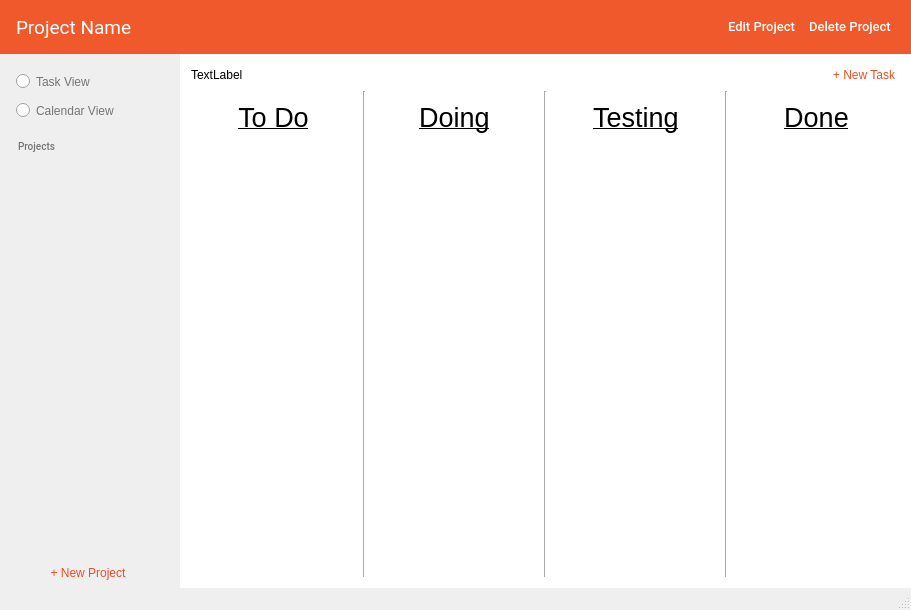
<?xml version="1.0" encoding="UTF-8"?>
<ui version="4.0">
 <class>MainWindow</class>
 <widget class="QMainWindow" name="MainWindow">
  <property name="geometry">
   <rect>
    <x>0</x>
    <y>0</y>
    <width>911</width>
    <height>610</height>
   </rect>
  </property>
  <property name="windowTitle">
   <string>MainWindow</string>
  </property>
  <widget class="QWidget" name="centralWidget">
   <property name="font">
    <font>
     <family>Roboto</family>
    </font>
   </property>
   <property name="autoFillBackground">
    <bool>false</bool>
   </property>
   <layout class="QGridLayout" name="gridLayout_2">
    <property name="leftMargin">
     <number>0</number>
    </property>
    <property name="topMargin">
     <number>0</number>
    </property>
    <property name="rightMargin">
     <number>0</number>
    </property>
    <property name="bottomMargin">
     <number>0</number>
    </property>
    <property name="spacing">
     <number>0</number>
    </property>
    <item row="1" column="0">
     <widget class="QFrame" name="frame">
      <property name="minimumSize">
       <size>
        <width>180</width>
        <height>0</height>
       </size>
      </property>
      <property name="maximumSize">
       <size>
        <width>170</width>
        <height>16777215</height>
       </size>
      </property>
      <property name="palette">
       <palette>
        <active>
         <colorrole role="Base">
          <brush brushstyle="SolidPattern">
           <color alpha="255">
            <red>255</red>
            <green>255</green>
            <blue>255</blue>
           </color>
          </brush>
         </colorrole>
         <colorrole role="Window">
          <brush brushstyle="SolidPattern">
           <color alpha="255">
            <red>247</red>
            <green>247</green>
            <blue>247</blue>
           </color>
          </brush>
         </colorrole>
        </active>
        <inactive>
         <colorrole role="Base">
          <brush brushstyle="SolidPattern">
           <color alpha="255">
            <red>255</red>
            <green>255</green>
            <blue>255</blue>
           </color>
          </brush>
         </colorrole>
         <colorrole role="Window">
          <brush brushstyle="SolidPattern">
           <color alpha="255">
            <red>247</red>
            <green>247</green>
            <blue>247</blue>
           </color>
          </brush>
         </colorrole>
        </inactive>
        <disabled>
         <colorrole role="Base">
          <brush brushstyle="SolidPattern">
           <color alpha="255">
            <red>247</red>
            <green>247</green>
            <blue>247</blue>
           </color>
          </brush>
         </colorrole>
         <colorrole role="Window">
          <brush brushstyle="SolidPattern">
           <color alpha="255">
            <red>247</red>
            <green>247</green>
            <blue>247</blue>
           </color>
          </brush>
         </colorrole>
        </disabled>
       </palette>
      </property>
      <property name="acceptDrops">
       <bool>false</bool>
      </property>
      <property name="autoFillBackground">
       <bool>false</bool>
      </property>
      <property name="styleSheet">
       <string notr="true">border:none;</string>
      </property>
      <property name="frameShape">
       <enum>QFrame::StyledPanel</enum>
      </property>
      <property name="frameShadow">
       <enum>QFrame::Raised</enum>
      </property>
      <layout class="QVBoxLayout" name="verticalLayout">
       <property name="leftMargin">
        <number>16</number>
       </property>
       <property name="topMargin">
        <number>16</number>
       </property>
       <property name="rightMargin">
        <number>16</number>
       </property>
       <property name="bottomMargin">
        <number>0</number>
       </property>
       <item>
        <widget class="QGroupBox" name="groupBox">
         <property name="styleSheet">
          <string notr="true">border:none;</string>
         </property>
         <property name="title">
          <string/>
         </property>
         <layout class="QVBoxLayout" name="verticalLayout_2">
          <property name="leftMargin">
           <number>0</number>
          </property>
          <property name="topMargin">
           <number>0</number>
          </property>
          <property name="rightMargin">
           <number>0</number>
          </property>
          <property name="bottomMargin">
           <number>0</number>
          </property>
          <item>
           <widget class="QRadioButton" name="tasksViewButton">
            <property name="styleSheet">
             <string notr="true">border:none;
Text-align:left;
font-family:&quot;Roboto Medium&quot;;
font-size:12px;
margin-top:4px;
margin-bottom:4px;
color:rgb(117, 117, 117);</string>
            </property>
            <property name="text">
             <string>Task View</string>
            </property>
           </widget>
          </item>
          <item>
           <widget class="QRadioButton" name="calendarViewButton">
            <property name="styleSheet">
             <string notr="true">border:none;
Text-align:left;
font-family:&quot;Roboto Medium&quot;;
font-size:12px;
margin-top:4px;
margin-bottom:4px;
color:rgb(117, 117, 117);</string>
            </property>
            <property name="text">
             <string>Calendar View</string>
            </property>
           </widget>
          </item>
         </layout>
        </widget>
       </item>
       <item>
        <widget class="Line" name="line_2">
         <property name="minimumSize">
          <size>
           <width>0</width>
           <height>4</height>
          </size>
         </property>
         <property name="lineWidth">
          <number>0</number>
         </property>
         <property name="orientation">
          <enum>Qt::Vertical</enum>
         </property>
        </widget>
       </item>
       <item>
        <widget class="QLabel" name="projectsLabel">
         <property name="font">
          <font>
           <family>Roboto Medium</family>
           <pointsize>-1</pointsize>
          </font>
         </property>
         <property name="styleSheet">
          <string notr="true">border:none;
Text-align:left;
font-family:&quot;Roboto Medium&quot;;
font-size:10px;
margin-top:2px;
margin-bottom:2px;
color:rgb(117, 117, 117);</string>
         </property>
         <property name="text">
          <string>Projects</string>
         </property>
        </widget>
       </item>
       <item>
        <widget class="Line" name="line">
         <property name="autoFillBackground">
          <bool>false</bool>
         </property>
         <property name="styleSheet">
          <string notr="true">color:rgb(211, 211, 211);</string>
         </property>
         <property name="frameShadow">
          <enum>QFrame::Plain</enum>
         </property>
         <property name="orientation">
          <enum>Qt::Horizontal</enum>
         </property>
        </widget>
       </item>
       <item>
        <widget class="QListView" name="projectsList">
         <property name="autoFillBackground">
          <bool>false</bool>
         </property>
         <property name="styleSheet">
          <string notr="true">border:none; background-color: transparent;</string>
         </property>
        </widget>
       </item>
       <item>
        <widget class="QPushButton" name="newProjectButton">
         <property name="styleSheet">
          <string notr="true">border:none;
color:rgb(236, 77, 37);
margin-right: 8px;
margin-left: 4px;
margin-top: 8px;
margin-bottom: 8px;</string>
         </property>
         <property name="text">
          <string>+ New Project</string>
         </property>
        </widget>
       </item>
      </layout>
     </widget>
    </item>
    <item row="0" column="0" colspan="2">
     <widget class="QWidget" name="horizontalWidget" native="true">
      <property name="palette">
       <palette>
        <active>
         <colorrole role="WindowText">
          <brush brushstyle="SolidPattern">
           <color alpha="255">
            <red>255</red>
            <green>255</green>
            <blue>255</blue>
           </color>
          </brush>
         </colorrole>
         <colorrole role="Button">
          <brush brushstyle="SolidPattern">
           <color alpha="255">
            <red>240</red>
            <green>89</green>
            <blue>43</blue>
           </color>
          </brush>
         </colorrole>
         <colorrole role="Light">
          <brush brushstyle="SolidPattern">
           <color alpha="255">
            <red>255</red>
            <green>213</green>
            <blue>127</blue>
           </color>
          </brush>
         </colorrole>
         <colorrole role="Midlight">
          <brush brushstyle="SolidPattern">
           <color alpha="255">
            <red>255</red>
            <green>191</green>
            <blue>63</blue>
           </color>
          </brush>
         </colorrole>
         <colorrole role="Dark">
          <brush brushstyle="SolidPattern">
           <color alpha="255">
            <red>127</red>
            <green>85</green>
            <blue>0</blue>
           </color>
          </brush>
         </colorrole>
         <colorrole role="Mid">
          <brush brushstyle="SolidPattern">
           <color alpha="255">
            <red>170</red>
            <green>113</green>
            <blue>0</blue>
           </color>
          </brush>
         </colorrole>
         <colorrole role="Text">
          <brush brushstyle="SolidPattern">
           <color alpha="255">
            <red>255</red>
            <green>255</green>
            <blue>255</blue>
           </color>
          </brush>
         </colorrole>
         <colorrole role="BrightText">
          <brush brushstyle="SolidPattern">
           <color alpha="255">
            <red>255</red>
            <green>255</green>
            <blue>255</blue>
           </color>
          </brush>
         </colorrole>
         <colorrole role="ButtonText">
          <brush brushstyle="SolidPattern">
           <color alpha="255">
            <red>255</red>
            <green>255</green>
            <blue>255</blue>
           </color>
          </brush>
         </colorrole>
         <colorrole role="Base">
          <brush brushstyle="SolidPattern">
           <color alpha="255">
            <red>240</red>
            <green>89</green>
            <blue>43</blue>
           </color>
          </brush>
         </colorrole>
         <colorrole role="Window">
          <brush brushstyle="SolidPattern">
           <color alpha="255">
            <red>240</red>
            <green>89</green>
            <blue>43</blue>
           </color>
          </brush>
         </colorrole>
         <colorrole role="Shadow">
          <brush brushstyle="SolidPattern">
           <color alpha="255">
            <red>0</red>
            <green>0</green>
            <blue>0</blue>
           </color>
          </brush>
         </colorrole>
         <colorrole role="AlternateBase">
          <brush brushstyle="SolidPattern">
           <color alpha="255">
            <red>255</red>
            <green>212</green>
            <blue>127</blue>
           </color>
          </brush>
         </colorrole>
         <colorrole role="ToolTipBase">
          <brush brushstyle="SolidPattern">
           <color alpha="255">
            <red>255</red>
            <green>255</green>
            <blue>220</blue>
           </color>
          </brush>
         </colorrole>
         <colorrole role="ToolTipText">
          <brush brushstyle="SolidPattern">
           <color alpha="255">
            <red>0</red>
            <green>0</green>
            <blue>0</blue>
           </color>
          </brush>
         </colorrole>
        </active>
        <inactive>
         <colorrole role="WindowText">
          <brush brushstyle="SolidPattern">
           <color alpha="255">
            <red>255</red>
            <green>255</green>
            <blue>255</blue>
           </color>
          </brush>
         </colorrole>
         <colorrole role="Button">
          <brush brushstyle="SolidPattern">
           <color alpha="255">
            <red>240</red>
            <green>89</green>
            <blue>43</blue>
           </color>
          </brush>
         </colorrole>
         <colorrole role="Light">
          <brush brushstyle="SolidPattern">
           <color alpha="255">
            <red>255</red>
            <green>213</green>
            <blue>127</blue>
           </color>
          </brush>
         </colorrole>
         <colorrole role="Midlight">
          <brush brushstyle="SolidPattern">
           <color alpha="255">
            <red>255</red>
            <green>191</green>
            <blue>63</blue>
           </color>
          </brush>
         </colorrole>
         <colorrole role="Dark">
          <brush brushstyle="SolidPattern">
           <color alpha="255">
            <red>127</red>
            <green>85</green>
            <blue>0</blue>
           </color>
          </brush>
         </colorrole>
         <colorrole role="Mid">
          <brush brushstyle="SolidPattern">
           <color alpha="255">
            <red>170</red>
            <green>113</green>
            <blue>0</blue>
           </color>
          </brush>
         </colorrole>
         <colorrole role="Text">
          <brush brushstyle="SolidPattern">
           <color alpha="255">
            <red>255</red>
            <green>255</green>
            <blue>255</blue>
           </color>
          </brush>
         </colorrole>
         <colorrole role="BrightText">
          <brush brushstyle="SolidPattern">
           <color alpha="255">
            <red>255</red>
            <green>255</green>
            <blue>255</blue>
           </color>
          </brush>
         </colorrole>
         <colorrole role="ButtonText">
          <brush brushstyle="SolidPattern">
           <color alpha="255">
            <red>255</red>
            <green>255</green>
            <blue>255</blue>
           </color>
          </brush>
         </colorrole>
         <colorrole role="Base">
          <brush brushstyle="SolidPattern">
           <color alpha="255">
            <red>240</red>
            <green>89</green>
            <blue>43</blue>
           </color>
          </brush>
         </colorrole>
         <colorrole role="Window">
          <brush brushstyle="SolidPattern">
           <color alpha="255">
            <red>240</red>
            <green>89</green>
            <blue>43</blue>
           </color>
          </brush>
         </colorrole>
         <colorrole role="Shadow">
          <brush brushstyle="SolidPattern">
           <color alpha="255">
            <red>0</red>
            <green>0</green>
            <blue>0</blue>
           </color>
          </brush>
         </colorrole>
         <colorrole role="AlternateBase">
          <brush brushstyle="SolidPattern">
           <color alpha="255">
            <red>255</red>
            <green>212</green>
            <blue>127</blue>
           </color>
          </brush>
         </colorrole>
         <colorrole role="ToolTipBase">
          <brush brushstyle="SolidPattern">
           <color alpha="255">
            <red>255</red>
            <green>255</green>
            <blue>220</blue>
           </color>
          </brush>
         </colorrole>
         <colorrole role="ToolTipText">
          <brush brushstyle="SolidPattern">
           <color alpha="255">
            <red>0</red>
            <green>0</green>
            <blue>0</blue>
           </color>
          </brush>
         </colorrole>
        </inactive>
        <disabled>
         <colorrole role="WindowText">
          <brush brushstyle="SolidPattern">
           <color alpha="255">
            <red>255</red>
            <green>255</green>
            <blue>255</blue>
           </color>
          </brush>
         </colorrole>
         <colorrole role="Button">
          <brush brushstyle="SolidPattern">
           <color alpha="255">
            <red>240</red>
            <green>89</green>
            <blue>43</blue>
           </color>
          </brush>
         </colorrole>
         <colorrole role="Light">
          <brush brushstyle="SolidPattern">
           <color alpha="255">
            <red>255</red>
            <green>213</green>
            <blue>127</blue>
           </color>
          </brush>
         </colorrole>
         <colorrole role="Midlight">
          <brush brushstyle="SolidPattern">
           <color alpha="255">
            <red>255</red>
            <green>191</green>
            <blue>63</blue>
           </color>
          </brush>
         </colorrole>
         <colorrole role="Dark">
          <brush brushstyle="SolidPattern">
           <color alpha="255">
            <red>127</red>
            <green>85</green>
            <blue>0</blue>
           </color>
          </brush>
         </colorrole>
         <colorrole role="Mid">
          <brush brushstyle="SolidPattern">
           <color alpha="255">
            <red>170</red>
            <green>113</green>
            <blue>0</blue>
           </color>
          </brush>
         </colorrole>
         <colorrole role="Text">
          <brush brushstyle="SolidPattern">
           <color alpha="255">
            <red>255</red>
            <green>255</green>
            <blue>255</blue>
           </color>
          </brush>
         </colorrole>
         <colorrole role="BrightText">
          <brush brushstyle="SolidPattern">
           <color alpha="255">
            <red>255</red>
            <green>255</green>
            <blue>255</blue>
           </color>
          </brush>
         </colorrole>
         <colorrole role="ButtonText">
          <brush brushstyle="SolidPattern">
           <color alpha="255">
            <red>255</red>
            <green>255</green>
            <blue>255</blue>
           </color>
          </brush>
         </colorrole>
         <colorrole role="Base">
          <brush brushstyle="SolidPattern">
           <color alpha="255">
            <red>240</red>
            <green>89</green>
            <blue>43</blue>
           </color>
          </brush>
         </colorrole>
         <colorrole role="Window">
          <brush brushstyle="SolidPattern">
           <color alpha="255">
            <red>240</red>
            <green>89</green>
            <blue>43</blue>
           </color>
          </brush>
         </colorrole>
         <colorrole role="Shadow">
          <brush brushstyle="SolidPattern">
           <color alpha="255">
            <red>0</red>
            <green>0</green>
            <blue>0</blue>
           </color>
          </brush>
         </colorrole>
         <colorrole role="AlternateBase">
          <brush brushstyle="SolidPattern">
           <color alpha="255">
            <red>255</red>
            <green>170</green>
            <blue>0</blue>
           </color>
          </brush>
         </colorrole>
         <colorrole role="ToolTipBase">
          <brush brushstyle="SolidPattern">
           <color alpha="255">
            <red>255</red>
            <green>255</green>
            <blue>220</blue>
           </color>
          </brush>
         </colorrole>
         <colorrole role="ToolTipText">
          <brush brushstyle="SolidPattern">
           <color alpha="255">
            <red>0</red>
            <green>0</green>
            <blue>0</blue>
           </color>
          </brush>
         </colorrole>
        </disabled>
       </palette>
      </property>
      <property name="layoutDirection">
       <enum>Qt::LeftToRight</enum>
      </property>
      <property name="autoFillBackground">
       <bool>false</bool>
      </property>
      <property name="styleSheet">
       <string notr="true">background-color:rgb(240, 89, 43);
color:rgb(255, 255, 255);</string>
      </property>
      <layout class="QHBoxLayout" name="horizontalLayout">
       <property name="leftMargin">
        <number>16</number>
       </property>
       <property name="rightMargin">
        <number>16</number>
       </property>
       <item>
        <widget class="QLabel" name="ProjectNameLabel">
         <property name="minimumSize">
          <size>
           <width>0</width>
           <height>32</height>
          </size>
         </property>
         <property name="font">
          <font>
           <family>Roboto</family>
           <pointsize>14</pointsize>
          </font>
         </property>
         <property name="text">
          <string>Project Name</string>
         </property>
        </widget>
       </item>
       <item>
        <spacer name="horizontalSpacer">
         <property name="orientation">
          <enum>Qt::Horizontal</enum>
         </property>
         <property name="sizeHint" stdset="0">
          <size>
           <width>40</width>
           <height>20</height>
          </size>
         </property>
        </spacer>
       </item>
       <item>
        <widget class="QPushButton" name="editProjectButton">
         <property name="font">
          <font>
           <family>Roboto Medium</family>
           <pointsize>10</pointsize>
          </font>
         </property>
         <property name="styleSheet">
          <string notr="true">border:none;
color:rgb(255, 255, 255);
margin-left:4px;
margin-right:4px;</string>
         </property>
         <property name="text">
          <string>Edit Project</string>
         </property>
        </widget>
       </item>
       <item>
        <widget class="QPushButton" name="deleteProjectButton">
         <property name="font">
          <font>
           <family>Roboto Medium</family>
           <pointsize>10</pointsize>
          </font>
         </property>
         <property name="autoFillBackground">
          <bool>false</bool>
         </property>
         <property name="styleSheet">
          <string notr="true">border:none;
color:rgb(255, 255, 255);
margin-left:4px;
margin-right:4px;</string>
         </property>
         <property name="text">
          <string>Delete Project</string>
         </property>
         <property name="checkable">
          <bool>false</bool>
         </property>
        </widget>
       </item>
      </layout>
     </widget>
    </item>
    <item row="1" column="1">
     <widget class="QStackedWidget" name="stackedWidget">
      <property name="palette">
       <palette>
        <active>
         <colorrole role="WindowText">
          <brush brushstyle="SolidPattern">
           <color alpha="255">
            <red>0</red>
            <green>0</green>
            <blue>0</blue>
           </color>
          </brush>
         </colorrole>
         <colorrole role="Button">
          <brush brushstyle="SolidPattern">
           <color alpha="255">
            <red>255</red>
            <green>255</green>
            <blue>255</blue>
           </color>
          </brush>
         </colorrole>
         <colorrole role="Light">
          <brush brushstyle="SolidPattern">
           <color alpha="255">
            <red>255</red>
            <green>255</green>
            <blue>255</blue>
           </color>
          </brush>
         </colorrole>
         <colorrole role="Midlight">
          <brush brushstyle="SolidPattern">
           <color alpha="255">
            <red>255</red>
            <green>255</green>
            <blue>255</blue>
           </color>
          </brush>
         </colorrole>
         <colorrole role="Dark">
          <brush brushstyle="SolidPattern">
           <color alpha="255">
            <red>127</red>
            <green>127</green>
            <blue>127</blue>
           </color>
          </brush>
         </colorrole>
         <colorrole role="Mid">
          <brush brushstyle="SolidPattern">
           <color alpha="255">
            <red>170</red>
            <green>170</green>
            <blue>170</blue>
           </color>
          </brush>
         </colorrole>
         <colorrole role="Text">
          <brush brushstyle="SolidPattern">
           <color alpha="255">
            <red>0</red>
            <green>0</green>
            <blue>0</blue>
           </color>
          </brush>
         </colorrole>
         <colorrole role="BrightText">
          <brush brushstyle="SolidPattern">
           <color alpha="255">
            <red>255</red>
            <green>255</green>
            <blue>255</blue>
           </color>
          </brush>
         </colorrole>
         <colorrole role="ButtonText">
          <brush brushstyle="SolidPattern">
           <color alpha="255">
            <red>0</red>
            <green>0</green>
            <blue>0</blue>
           </color>
          </brush>
         </colorrole>
         <colorrole role="Base">
          <brush brushstyle="SolidPattern">
           <color alpha="255">
            <red>255</red>
            <green>255</green>
            <blue>255</blue>
           </color>
          </brush>
         </colorrole>
         <colorrole role="Window">
          <brush brushstyle="SolidPattern">
           <color alpha="255">
            <red>255</red>
            <green>255</green>
            <blue>255</blue>
           </color>
          </brush>
         </colorrole>
         <colorrole role="Shadow">
          <brush brushstyle="SolidPattern">
           <color alpha="255">
            <red>0</red>
            <green>0</green>
            <blue>0</blue>
           </color>
          </brush>
         </colorrole>
         <colorrole role="AlternateBase">
          <brush brushstyle="SolidPattern">
           <color alpha="255">
            <red>255</red>
            <green>255</green>
            <blue>255</blue>
           </color>
          </brush>
         </colorrole>
         <colorrole role="ToolTipBase">
          <brush brushstyle="SolidPattern">
           <color alpha="255">
            <red>255</red>
            <green>255</green>
            <blue>220</blue>
           </color>
          </brush>
         </colorrole>
         <colorrole role="ToolTipText">
          <brush brushstyle="SolidPattern">
           <color alpha="255">
            <red>0</red>
            <green>0</green>
            <blue>0</blue>
           </color>
          </brush>
         </colorrole>
        </active>
        <inactive>
         <colorrole role="WindowText">
          <brush brushstyle="SolidPattern">
           <color alpha="255">
            <red>0</red>
            <green>0</green>
            <blue>0</blue>
           </color>
          </brush>
         </colorrole>
         <colorrole role="Button">
          <brush brushstyle="SolidPattern">
           <color alpha="255">
            <red>255</red>
            <green>255</green>
            <blue>255</blue>
           </color>
          </brush>
         </colorrole>
         <colorrole role="Light">
          <brush brushstyle="SolidPattern">
           <color alpha="255">
            <red>255</red>
            <green>255</green>
            <blue>255</blue>
           </color>
          </brush>
         </colorrole>
         <colorrole role="Midlight">
          <brush brushstyle="SolidPattern">
           <color alpha="255">
            <red>255</red>
            <green>255</green>
            <blue>255</blue>
           </color>
          </brush>
         </colorrole>
         <colorrole role="Dark">
          <brush brushstyle="SolidPattern">
           <color alpha="255">
            <red>127</red>
            <green>127</green>
            <blue>127</blue>
           </color>
          </brush>
         </colorrole>
         <colorrole role="Mid">
          <brush brushstyle="SolidPattern">
           <color alpha="255">
            <red>170</red>
            <green>170</green>
            <blue>170</blue>
           </color>
          </brush>
         </colorrole>
         <colorrole role="Text">
          <brush brushstyle="SolidPattern">
           <color alpha="255">
            <red>0</red>
            <green>0</green>
            <blue>0</blue>
           </color>
          </brush>
         </colorrole>
         <colorrole role="BrightText">
          <brush brushstyle="SolidPattern">
           <color alpha="255">
            <red>255</red>
            <green>255</green>
            <blue>255</blue>
           </color>
          </brush>
         </colorrole>
         <colorrole role="ButtonText">
          <brush brushstyle="SolidPattern">
           <color alpha="255">
            <red>0</red>
            <green>0</green>
            <blue>0</blue>
           </color>
          </brush>
         </colorrole>
         <colorrole role="Base">
          <brush brushstyle="SolidPattern">
           <color alpha="255">
            <red>255</red>
            <green>255</green>
            <blue>255</blue>
           </color>
          </brush>
         </colorrole>
         <colorrole role="Window">
          <brush brushstyle="SolidPattern">
           <color alpha="255">
            <red>255</red>
            <green>255</green>
            <blue>255</blue>
           </color>
          </brush>
         </colorrole>
         <colorrole role="Shadow">
          <brush brushstyle="SolidPattern">
           <color alpha="255">
            <red>0</red>
            <green>0</green>
            <blue>0</blue>
           </color>
          </brush>
         </colorrole>
         <colorrole role="AlternateBase">
          <brush brushstyle="SolidPattern">
           <color alpha="255">
            <red>255</red>
            <green>255</green>
            <blue>255</blue>
           </color>
          </brush>
         </colorrole>
         <colorrole role="ToolTipBase">
          <brush brushstyle="SolidPattern">
           <color alpha="255">
            <red>255</red>
            <green>255</green>
            <blue>220</blue>
           </color>
          </brush>
         </colorrole>
         <colorrole role="ToolTipText">
          <brush brushstyle="SolidPattern">
           <color alpha="255">
            <red>0</red>
            <green>0</green>
            <blue>0</blue>
           </color>
          </brush>
         </colorrole>
        </inactive>
        <disabled>
         <colorrole role="WindowText">
          <brush brushstyle="SolidPattern">
           <color alpha="255">
            <red>127</red>
            <green>127</green>
            <blue>127</blue>
           </color>
          </brush>
         </colorrole>
         <colorrole role="Button">
          <brush brushstyle="SolidPattern">
           <color alpha="255">
            <red>255</red>
            <green>255</green>
            <blue>255</blue>
           </color>
          </brush>
         </colorrole>
         <colorrole role="Light">
          <brush brushstyle="SolidPattern">
           <color alpha="255">
            <red>255</red>
            <green>255</green>
            <blue>255</blue>
           </color>
          </brush>
         </colorrole>
         <colorrole role="Midlight">
          <brush brushstyle="SolidPattern">
           <color alpha="255">
            <red>255</red>
            <green>255</green>
            <blue>255</blue>
           </color>
          </brush>
         </colorrole>
         <colorrole role="Dark">
          <brush brushstyle="SolidPattern">
           <color alpha="255">
            <red>127</red>
            <green>127</green>
            <blue>127</blue>
           </color>
          </brush>
         </colorrole>
         <colorrole role="Mid">
          <brush brushstyle="SolidPattern">
           <color alpha="255">
            <red>170</red>
            <green>170</green>
            <blue>170</blue>
           </color>
          </brush>
         </colorrole>
         <colorrole role="Text">
          <brush brushstyle="SolidPattern">
           <color alpha="255">
            <red>127</red>
            <green>127</green>
            <blue>127</blue>
           </color>
          </brush>
         </colorrole>
         <colorrole role="BrightText">
          <brush brushstyle="SolidPattern">
           <color alpha="255">
            <red>255</red>
            <green>255</green>
            <blue>255</blue>
           </color>
          </brush>
         </colorrole>
         <colorrole role="ButtonText">
          <brush brushstyle="SolidPattern">
           <color alpha="255">
            <red>127</red>
            <green>127</green>
            <blue>127</blue>
           </color>
          </brush>
         </colorrole>
         <colorrole role="Base">
          <brush brushstyle="SolidPattern">
           <color alpha="255">
            <red>255</red>
            <green>255</green>
            <blue>255</blue>
           </color>
          </brush>
         </colorrole>
         <colorrole role="Window">
          <brush brushstyle="SolidPattern">
           <color alpha="255">
            <red>255</red>
            <green>255</green>
            <blue>255</blue>
           </color>
          </brush>
         </colorrole>
         <colorrole role="Shadow">
          <brush brushstyle="SolidPattern">
           <color alpha="255">
            <red>0</red>
            <green>0</green>
            <blue>0</blue>
           </color>
          </brush>
         </colorrole>
         <colorrole role="AlternateBase">
          <brush brushstyle="SolidPattern">
           <color alpha="255">
            <red>255</red>
            <green>255</green>
            <blue>255</blue>
           </color>
          </brush>
         </colorrole>
         <colorrole role="ToolTipBase">
          <brush brushstyle="SolidPattern">
           <color alpha="255">
            <red>255</red>
            <green>255</green>
            <blue>220</blue>
           </color>
          </brush>
         </colorrole>
         <colorrole role="ToolTipText">
          <brush brushstyle="SolidPattern">
           <color alpha="255">
            <red>0</red>
            <green>0</green>
            <blue>0</blue>
           </color>
          </brush>
         </colorrole>
        </disabled>
       </palette>
      </property>
      <property name="autoFillBackground">
       <bool>false</bool>
      </property>
      <property name="styleSheet">
       <string notr="true">background:rgb(255, 255, 255);</string>
      </property>
      <property name="currentIndex">
       <number>0</number>
      </property>
      <widget class="QWidget" name="stackedWidgetPage1">
       <layout class="QGridLayout" name="gridLayout">
        <item row="1" column="0" colspan="3">
         <layout class="QHBoxLayout" name="horizontalLayout_8">
          <item>
           <widget class="QWidget" name="Column1_5" native="true">
            <property name="sizePolicy">
             <sizepolicy hsizetype="Preferred" vsizetype="Preferred">
              <horstretch>0</horstretch>
              <verstretch>0</verstretch>
             </sizepolicy>
            </property>
            <layout class="QVBoxLayout" name="verticalLayout_3">
             <item alignment="Qt::AlignHCenter|Qt::AlignTop">
              <widget class="QLabel" name="label_19">
               <property name="sizePolicy">
                <sizepolicy hsizetype="Preferred" vsizetype="Preferred">
                 <horstretch>0</horstretch>
                 <verstretch>0</verstretch>
                </sizepolicy>
               </property>
               <property name="font">
                <font>
                 <pointsize>20</pointsize>
                 <underline>true</underline>
                </font>
               </property>
               <property name="text">
                <string>To Do</string>
               </property>
               <property name="alignment">
                <set>Qt::AlignHCenter|Qt::AlignTop</set>
               </property>
              </widget>
             </item>
            </layout>
           </widget>
          </item>
          <item>
           <widget class="Line" name="line_13">
            <property name="autoFillBackground">
             <bool>false</bool>
            </property>
            <property name="orientation">
             <enum>Qt::Vertical</enum>
            </property>
           </widget>
          </item>
          <item>
           <widget class="QWidget" name="Column2_5" native="true">
            <property name="sizePolicy">
             <sizepolicy hsizetype="Preferred" vsizetype="Preferred">
              <horstretch>0</horstretch>
              <verstretch>0</verstretch>
             </sizepolicy>
            </property>
            <layout class="QVBoxLayout" name="verticalLayout_4">
             <item alignment="Qt::AlignHCenter|Qt::AlignTop">
              <widget class="QLabel" name="label_20">
               <property name="sizePolicy">
                <sizepolicy hsizetype="Fixed" vsizetype="Fixed">
                 <horstretch>0</horstretch>
                 <verstretch>0</verstretch>
                </sizepolicy>
               </property>
               <property name="font">
                <font>
                 <pointsize>20</pointsize>
                 <underline>true</underline>
                </font>
               </property>
               <property name="text">
                <string>Doing</string>
               </property>
               <property name="alignment">
                <set>Qt::AlignHCenter|Qt::AlignTop</set>
               </property>
              </widget>
             </item>
            </layout>
           </widget>
          </item>
          <item>
           <widget class="Line" name="line_14">
            <property name="autoFillBackground">
             <bool>false</bool>
            </property>
            <property name="orientation">
             <enum>Qt::Vertical</enum>
            </property>
           </widget>
          </item>
          <item>
           <widget class="QWidget" name="Column3_5" native="true">
            <property name="sizePolicy">
             <sizepolicy hsizetype="Preferred" vsizetype="Preferred">
              <horstretch>0</horstretch>
              <verstretch>0</verstretch>
             </sizepolicy>
            </property>
            <layout class="QVBoxLayout" name="verticalLayout_5">
             <item alignment="Qt::AlignHCenter|Qt::AlignTop">
              <widget class="QLabel" name="label_21">
               <property name="sizePolicy">
                <sizepolicy hsizetype="Fixed" vsizetype="Fixed">
                 <horstretch>0</horstretch>
                 <verstretch>0</verstretch>
                </sizepolicy>
               </property>
               <property name="font">
                <font>
                 <pointsize>20</pointsize>
                 <underline>true</underline>
                </font>
               </property>
               <property name="text">
                <string>Testing</string>
               </property>
               <property name="alignment">
                <set>Qt::AlignHCenter|Qt::AlignTop</set>
               </property>
              </widget>
             </item>
            </layout>
           </widget>
          </item>
          <item>
           <widget class="Line" name="line_15">
            <property name="orientation">
             <enum>Qt::Vertical</enum>
            </property>
           </widget>
          </item>
          <item>
           <widget class="QWidget" name="Column4_5" native="true">
            <property name="sizePolicy">
             <sizepolicy hsizetype="Preferred" vsizetype="Preferred">
              <horstretch>0</horstretch>
              <verstretch>0</verstretch>
             </sizepolicy>
            </property>
            <property name="font">
             <font>
              <underline>true</underline>
             </font>
            </property>
            <layout class="QVBoxLayout" name="verticalLayout_6">
             <item alignment="Qt::AlignHCenter|Qt::AlignTop">
              <widget class="QLabel" name="label_22">
               <property name="sizePolicy">
                <sizepolicy hsizetype="Fixed" vsizetype="Fixed">
                 <horstretch>0</horstretch>
                 <verstretch>0</verstretch>
                </sizepolicy>
               </property>
               <property name="font">
                <font>
                 <pointsize>20</pointsize>
                 <underline>true</underline>
                </font>
               </property>
               <property name="layoutDirection">
                <enum>Qt::LeftToRight</enum>
               </property>
               <property name="text">
                <string>Done</string>
               </property>
               <property name="alignment">
                <set>Qt::AlignHCenter|Qt::AlignTop</set>
               </property>
              </widget>
             </item>
            </layout>
           </widget>
          </item>
         </layout>
        </item>
        <item row="0" column="0">
         <widget class="QLabel" name="label">
          <property name="text">
           <string>TextLabel</string>
          </property>
         </widget>
        </item>
        <item row="0" column="2">
         <widget class="QPushButton" name="pushButton">
          <property name="styleSheet">
           <string notr="true">border:none;
color:rgb(236, 77, 37);
margin-left:4px;
margin-right:4px;</string>
          </property>
          <property name="text">
           <string>+ New Task</string>
          </property>
         </widget>
        </item>
        <item row="0" column="1">
         <spacer name="horizontalSpacer_2">
          <property name="orientation">
           <enum>Qt::Horizontal</enum>
          </property>
          <property name="sizeHint" stdset="0">
           <size>
            <width>40</width>
            <height>20</height>
           </size>
          </property>
         </spacer>
        </item>
       </layout>
      </widget>
      <widget class="QWidget" name="stackedWidgetPage2"/>
     </widget>
    </item>
   </layout>
  </widget>
  <widget class="QStatusBar" name="statusBar"/>
 </widget>
 <layoutdefault spacing="6" margin="11"/>
 <resources/>
 <connections/>
</ui>
